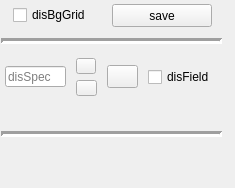
         <widget class="QWidget" name="tab_18">
          <attribute name="title">
           <string>DIS</string>
          </attribute>
          <widget class="Line" name="line_10">
           <property name="geometry">
            <rect>
             <x>1</x>
             <y>126</y>
             <width>221</width>
             <height>16</height>
            </rect>
           </property>
           <property name="minimumSize">
            <size>
             <width>221</width>
             <height>16</height>
            </size>
           </property>
           <property name="maximumSize">
            <size>
             <width>221</width>
             <height>16</height>
            </size>
           </property>
           <property name="toolTip">
            <string>A magnificent view of the landscape</string>
           </property>
           <property name="lineWidth">
            <number>3</number>
           </property>
           <property name="orientation">
            <enum>Qt::Horizontal</enum>
           </property>
          </widget>
          <widget class="QLabel" name="disQuaInfo">
           <property name="geometry">
            <rect>
             <x>1</x>
             <y>148</y>
             <width>181</width>
             <height>31</height>
            </rect>
           </property>
           <property name="minimumSize">
            <size>
             <width>181</width>
             <height>31</height>
            </size>
           </property>
           <property name="maximumSize">
            <size>
             <width>181</width>
             <height>31</height>
            </size>
           </property>
           <property name="toolTip">
            <string>Background grid information</string>
           </property>
           <property name="text">
            <string/>
           </property>
          </widget>
          <widget class="QWidget" name="layoutWidget">
           <property name="geometry">
            <rect>
             <x>1</x>
             <y>1</y>
             <width>225</width>
             <height>99</height>
            </rect>
           </property>
           <layout class="QVBoxLayout" name="verticalLayout_13">
            <item>
             <layout class="QVBoxLayout" name="verticalLayout_10">
              <item>
               <layout class="QHBoxLayout" name="horizontalLayout_24">
                <item>
                 <widget class="QCheckBox" name="disBgGrid">
                  <property name="minimumSize">
                   <size>
                    <width>81</width>
                    <height>20</height>
                   </size>
                  </property>
                  <property name="maximumSize">
                   <size>
                    <width>81</width>
                    <height>20</height>
                   </size>
                  </property>
                  <property name="toolTip">
                   <string>Distance field background grid</string>
                  </property>
                  <property name="text">
                   <string>disBgGrid</string>
                  </property>
                 </widget>
                </item>
                <item>
                 <widget class="QPushButton" name="btnQuaS">
                  <property name="minimumSize">
                   <size>
                    <width>100</width>
                    <height>23</height>
                   </size>
                  </property>
                  <property name="maximumSize">
                   <size>
                    <width>100</width>
                    <height>23</height>
                   </size>
                  </property>
                  <property name="text">
                   <string>save</string>
                  </property>
                 </widget>
                </item>
               </layout>
              </item>
              <item>
               <widget class="Line" name="line_6">
                <property name="minimumSize">
                 <size>
                  <width>221</width>
                  <height>16</height>
                 </size>
                </property>
                <property name="maximumSize">
                 <size>
                  <width>221</width>
                  <height>16</height>
                 </size>
                </property>
                <property name="toolTip">
                 <string>A magnificent view of the landscape</string>
                </property>
                <property name="lineWidth">
                 <number>3</number>
                </property>
                <property name="orientation">
                 <enum>Qt::Horizontal</enum>
                </property>
               </widget>
              </item>
             </layout>
            </item>
            <item>
             <layout class="QHBoxLayout" name="horizontalLayout_18">
              <item>
               <widget class="QLineEdit" name="disSpec">
                <property name="minimumSize">
                 <size>
                  <width>61</width>
                  <height>21</height>
                 </size>
                </property>
                <property name="maximumSize">
                 <size>
                  <width>61</width>
                  <height>21</height>
                 </size>
                </property>
                <property name="toolTip">
                 <string>Background grid specification</string>
                </property>
                <property name="placeholderText">
                 <string>disSpec</string>
                </property>
               </widget>
              </item>
              <item>
               <layout class="QVBoxLayout" name="verticalLayout_9">
                <item>
                 <widget class="QPushButton" name="disValue_up">
                  <property name="minimumSize">
                   <size>
                    <width>20</width>
                    <height>16</height>
                   </size>
                  </property>
                  <property name="maximumSize">
                   <size>
                    <width>20</width>
                    <height>16</height>
                   </size>
                  </property>
                  <property name="toolTip">
                   <string>Double up</string>
                  </property>
                  <property name="text">
                   <string/>
                  </property>
                 </widget>
                </item>
                <item>
                 <widget class="QPushButton" name="disValue_down">
                  <property name="minimumSize">
                   <size>
                    <width>21</width>
                    <height>16</height>
                   </size>
                  </property>
                  <property name="maximumSize">
                   <size>
                    <width>21</width>
                    <height>16</height>
                   </size>
                  </property>
                  <property name="toolTip">
                   <string>Double down</string>
                  </property>
                  <property name="text">
                   <string/>
                  </property>
                 </widget>
                </item>
               </layout>
              </item>
              <item>
               <widget class="QPushButton" name="disOK">
                <property name="minimumSize">
                 <size>
                  <width>31</width>
                  <height>23</height>
                 </size>
                </property>
                <property name="maximumSize">
                 <size>
                  <width>31</width>
                  <height>23</height>
                 </size>
                </property>
                <property name="toolTip">
                 <string>Re setting the background grid</string>
                </property>
                <property name="text">
                 <string/>
                </property>
               </widget>
              </item>
              <item>
               <widget class="QCheckBox" name="disField">
                <property name="minimumSize">
                 <size>
                  <width>71</width>
                  <height>16</height>
                 </size>
                </property>
                <property name="maximumSize">
                 <size>
                  <width>71</width>
                  <height>16</height>
                 </size>
                </property>
                <property name="toolTip">
                 <string>Distance field</string>
                </property>
                <property name="text">
                 <string>disField</string>
                </property>
               </widget>
              </item>
             </layout>
            </item>
           </layout>
          </widget>
         </widget>
